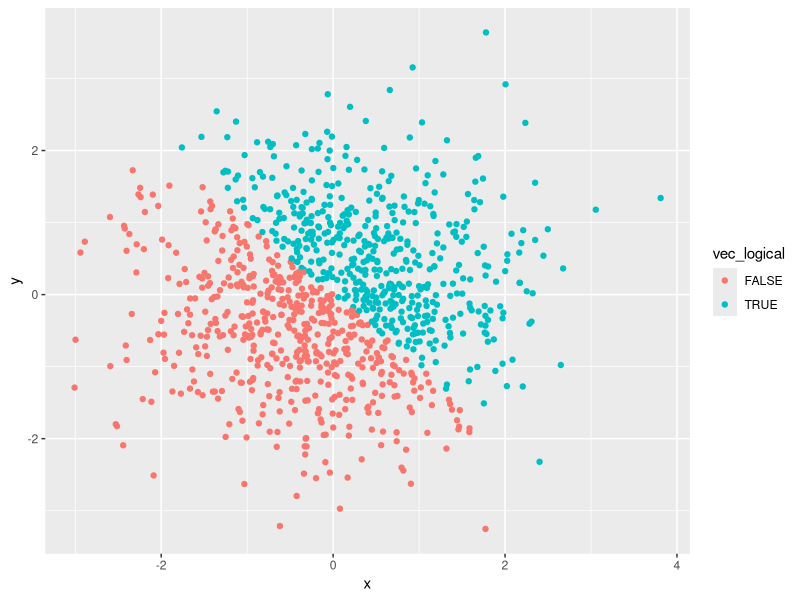
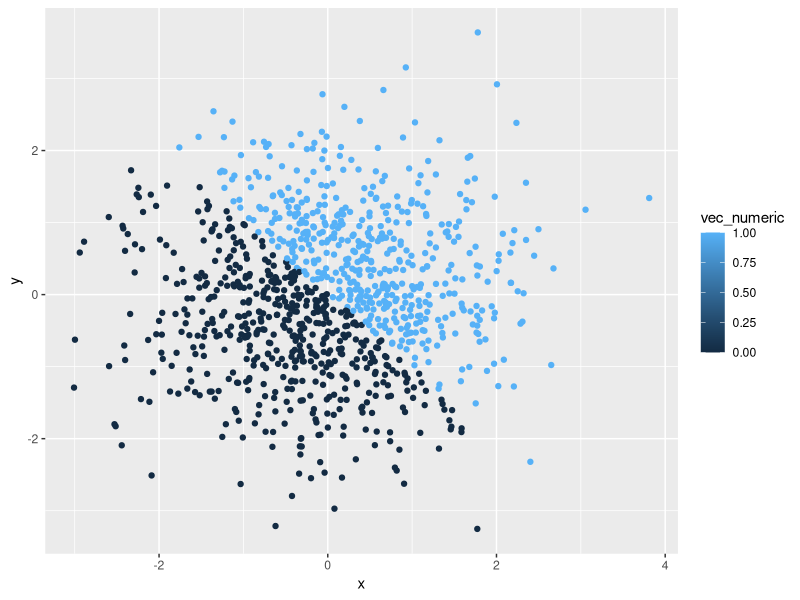
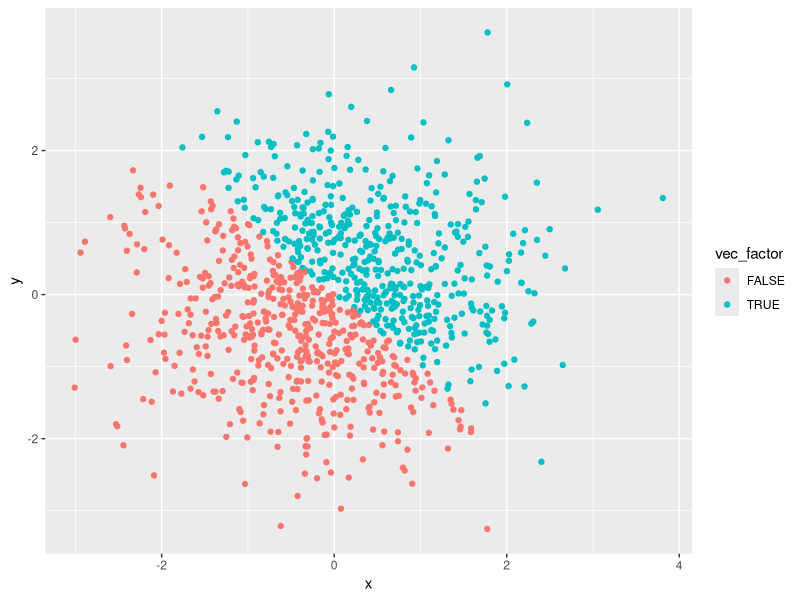
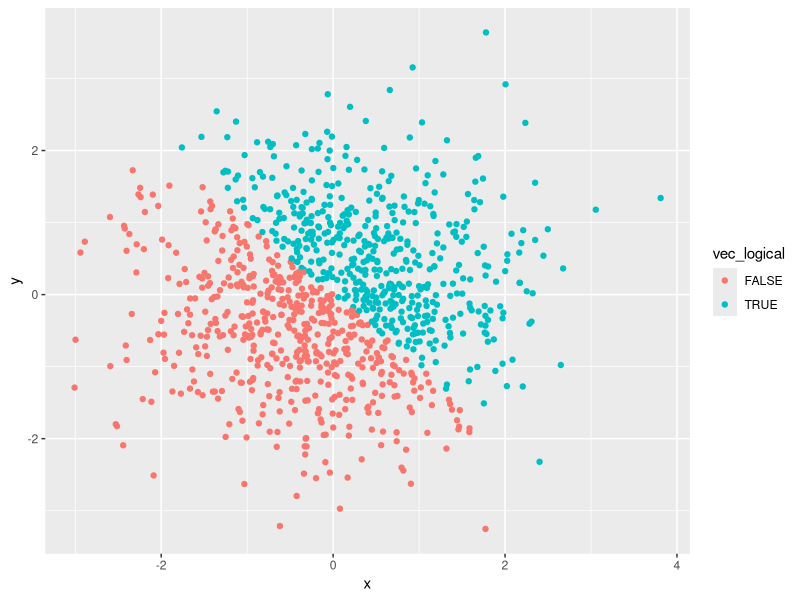

Source code (R) for these figures, in order:
## ---- chunk 1
library(tidyverse)
## ---- chunk 2
coercion_df = tibble(
  vec_unif = runif(10, min = 0, max = 5),
  vec_logical = vec_unif > 2,
  vec_char = c("My", "name", "is", "Yueming", "Kou", "and", "I", "love", "Data", 
               "Science"),
  vec_factor = factor(c("white", "black", "red", "orange", "yellow", "green", "blue", 
                        "purple", "grey", "pink"))
)
## ---- chunk 3
mean(coercion_df$vec_unif)
mean(coercion_df$vec_logical)
mean(coercion_df$vec_char)
mean(coercion_df$vec_factor)
## ---- chunk 4
as.numeric(coercion_df$vec_unif)
as.numeric(coercion_df$vec_logical)
as.numeric(coercion_df$vec_char)
as.numeric(coercion_df$vec_factor)
base::Sys.setenv(LANG = "en")
## ---- chunk 5
char_to_factor = as.factor(coercion_df$vec_char)
char_to_factor
as.numeric(char_to_factor)
factor_to_char = as.character(coercion_df$vec_factor)
factor_to_char
as.numeric(factor_to_char)
## ---- chunk 6
set.seed(1)

plot_df = tibble(
  x = rnorm(1000),
  y = rnorm(1000),
  vec_logical = x + y > 0,
  vec_numeric = as.numeric(vec_logical),
  vec_factor = as.factor(vec_logical)
)

## ---- chunk 7
ggplot(plot_df, aes(x = x, y = y, color = vec_logical)) + geom_point()
ggsave("scatter_logical.pdf", height = 4, width = 6)
ggplot(plot_df, aes(x = x, y = y, color = vec_numeric)) + geom_point() 
ggplot(plot_df, aes(x = x, y = y, color = vec_factor)) + geom_point() 
